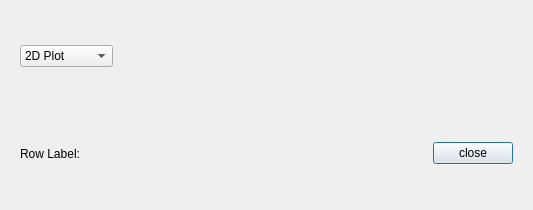
<?xml version="1.0" encoding="UTF-8"?>
<ui version="4.0">
 <class>ChartingDialog</class>
 <widget class="QDialog" name="ChartingDialog">
  <property name="geometry">
   <rect>
    <x>0</x>
    <y>0</y>
    <width>533</width>
    <height>210</height>
   </rect>
  </property>
  <property name="contextMenuPolicy">
   <enum>Qt::CustomContextMenu</enum>
  </property>
  <property name="windowTitle">
   <string>Charting Dialog</string>
  </property>
  <layout class="QVBoxLayout" name="verticalLayout">
   <item>
    <widget class="QWidget" name="toolBarWidget" native="true">
     <property name="enabled">
      <bool>true</bool>
     </property>
     <layout class="QHBoxLayout" name="horizontalLayout_2">
      <item>
       <widget class="QComboBox" name="comboBox">
        <item>
         <property name="text">
          <string>2D Plot</string>
         </property>
        </item>
        <item>
         <property name="text">
          <string>Matrix View</string>
         </property>
        </item>
       </widget>
      </item>
      <item>
       <spacer name="horizontalSpacer_2">
        <property name="orientation">
         <enum>Qt::Horizontal</enum>
        </property>
        <property name="sizeHint" stdset="0">
         <size>
          <width>40</width>
          <height>20</height>
         </size>
        </property>
       </spacer>
      </item>
     </layout>
    </widget>
   </item>
   <item>
    <widget class="QWidget" name="toolBoxWidget" native="true">
     <layout class="QHBoxLayout" name="horizontalLayout">
      <item>
       <widget class="QLabel" name="rowTextDescriptionLabel">
        <property name="text">
         <string>Row Label:</string>
        </property>
       </widget>
      </item>
      <item>
       <widget class="QLabel" name="rowTextLabel">
        <property name="minimumSize">
         <size>
          <width>100</width>
          <height>0</height>
         </size>
        </property>
        <property name="font">
         <font>
          <weight>75</weight>
          <bold>true</bold>
         </font>
        </property>
        <property name="text">
         <string/>
        </property>
       </widget>
      </item>
      <item>
       <spacer name="horizontalSpacer">
        <property name="orientation">
         <enum>Qt::Horizontal</enum>
        </property>
        <property name="sizeHint" stdset="0">
         <size>
          <width>40</width>
          <height>20</height>
         </size>
        </property>
       </spacer>
      </item>
      <item>
       <widget class="QPushButton" name="closeButton">
        <property name="text">
         <string>close</string>
        </property>
       </widget>
      </item>
     </layout>
    </widget>
   </item>
  </layout>
 </widget>
 <resources/>
 <connections/>
</ui>
